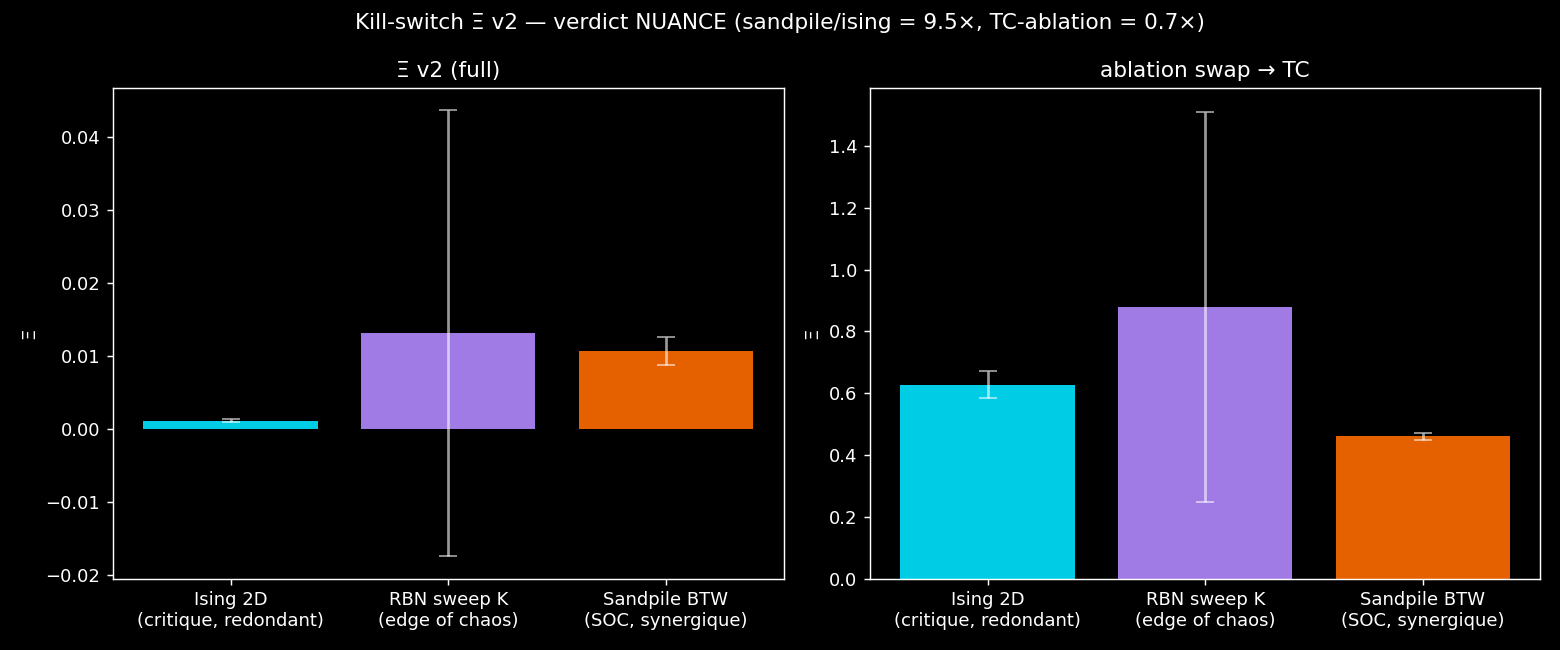

This chart was generated by the following Python code:
"""Ξ v2 — KILL-SWITCH cross-système (pré-enregistré).

HYPOTHÈSE H : Ξ v2 (synergie nette × gate critique × hiérarchie) sépare
  l'émergence vraie (synergie-à-la-criticalité) de la criticalité-sans-émergence.

PRÉDICTIONS PRÉ-ENREGISTRÉES (avant run) :
  P1. Ξ(sandpile SOC)  ≫ Ξ(Ising)      — sandpile = synergie pure (Ω≈−0.5 connu),
                                          Ising Tc = redondance pure (Ω>0 connu).
      Seuil : Ξ_sandpile ≥ 5× Ξ_ising.
  P2. Ξ(RBN sweep K)   > Ξ(Ising)      — synergie nette pique à l'edge K≈2-3.
  P3. ABLATION swap_tc : Ξ_TC(Ising) devient COMPARABLE à Ξ_TC(sandpile)
      (ratio < 5×) → l'ordre s'écrase → la SYNERGIE est la composante load-bearing,
      pas l'intensité d'interaction. Si l'ordre persiste identique sous TC,
      la synergie n'est pas load-bearing → nuance majeure.
  P4. ABLATION no_gate : sur Ising, Ξ change peu (la synergie est ≈0 partout) ;
      le gate est surtout protecteur sur les systèmes à fenêtre (RBN).

RÈGLE DE DÉCISION (déclarée avant run) :
  KEEP H  si P1 et P2 tiennent (séparation > barres d'erreur) et P3 confirme.
  KILL H  si Ξ(Ising) ≥ 0.5 × Ξ(sandpile) → Ξ = détecteur de criticalité déguisé.

Budget : CPU local, ~3-6 min. Seeds : Ising 3, RBN 8, sandpile 6.
"""
import sys
import os
import json
import time
import numpy as np
import matplotlib.pyplot as plt

sys.path.insert(0, os.path.dirname(os.path.dirname(os.path.abspath(__file__))))

from systems.ising2d import simulate as ising_simulate
from systems.sandpile import simulate as sandpile_simulate, fit_powerlaw_exponent
from systems.rbn import make_rbn, attractor_ensemble, derrida_slope
from xi.edge import susceptibility
from xi.hierarchy import blocks_at_scale
from xi.interaction import total_correlation
from xi.observable_v2 import net_synergy, synergy_delta, soft_gate, xi_v2

RESULTS = os.path.join(os.path.dirname(os.path.abspath(__file__)), "xi_v2_killswitch")


# ---------------------------------------------------------------- mesure par niveau

def random_subset_measure(snaps, subset_size=4, n_subsets=120, binarize=None, seed=0):
    """Portée GLOBALE : variables = sites aléatoires distants, samples = snapshots.
    Capture la synergie longue-portée (médiée par avalanches/corrélations critiques)
    que les blocs 2x2 locaux ratent. Conjecture C3 emergetics : le sampler doit
    matcher la portée effective de C. Retourne (s_net moyen, TC moyen, Ω moyen)."""
    flat = np.stack([s.flatten() for s in snaps])           # (n_snap, L*L)
    if binarize == "spin":
        flat = ((flat + 1) // 2).astype(np.int8)
    elif binarize == "z2":
        flat = (flat >= 2).astype(np.int8)
    else:
        flat = flat.astype(np.int8)
    rng = np.random.default_rng(seed)
    N = flat.shape[1]
    deltas, oms, tcs = [], [], []
    for _ in range(n_subsets):
        idx = rng.choice(N, subset_size, replace=False)
        sub = flat[:, idx]
        if sub.std(axis=0).min() < 1e-9:
            continue
        d, om_r, _ = synergy_delta(sub, n_surrogates=5, seed=int(rng.integers(1e6)))
        deltas.append(d)
        oms.append(om_r)
        tcs.append(total_correlation(sub))
    if not deltas:
        return 0.0, 0.0, 0.0
    # moyenne des deltas PUIS floor unique — évite le biais E[max(0, bruit)] > 0
    return max(0.0, float(np.mean(deltas))), float(np.mean(oms)), float(np.mean(tcs))


def levels_from_snapshots(snaps, k_levels=(0, 1, 2), binarize=None, seed=0):
    """Pour chaque échelle k : coarse-grain, blocs 2x2 → (s_net, TC, Ω_réel, Ω_surr)."""
    out = {"s_net": [], "tc": [], "om_real": [], "om_surr": []}
    for k in k_levels:
        blocks = blocks_at_scale(snaps, k=k, block_size=2, rule="majority")
        if blocks is None or blocks.shape[0] < 64:
            for key in out:
                out[key].append(np.nan)
            continue
        if binarize == "spin":
            enc = ((blocks + 1) // 2).astype(np.int8)
        elif binarize == "z2":
            enc = (blocks >= 2).astype(np.int8)
        else:
            enc = blocks.astype(np.int8)
        s_net, om_r, om_s = net_synergy(enc, n_surrogates=4, seed=seed, return_parts=True)
        out["s_net"].append(s_net)
        out["tc"].append(total_correlation(enc))
        out["om_real"].append(om_r)
        out["om_surr"].append(om_s)
    return {key: np.array(val) for key, val in out.items()}


# ---------------------------------------------------------------- Ising

def run_ising(T_grid, L=32, n_seeds=3, n_equil=1200, n_sample=120, gap=5):
    print(f"[ising] L={L} T_grid={list(T_grid)} seeds={n_seeds}")
    per_seed = []
    for seed in range(n_seeds):
        chi = np.zeros(len(T_grid))
        syn = np.zeros((len(T_grid), 3))
        tc = np.zeros((len(T_grid), 3))
        om = np.zeros((len(T_grid), 3))
        syn_g = np.zeros(len(T_grid))
        tc_g = np.zeros(len(T_grid))
        om_g = np.zeros(len(T_grid))
        for i, T in enumerate(T_grid):
            snaps = ising_simulate(L=L, T=T, n_equil=n_equil, n_sample=n_sample,
                                   sample_gap=gap, seed=seed * 100 + i)
            mags = np.array([s.mean() for s in snaps])
            chi[i] = susceptibility(mags, T, L * L)
            lv = levels_from_snapshots(snaps, binarize="spin", seed=seed)
            syn[i], tc[i], om[i] = lv["s_net"], lv["tc"], lv["om_real"]
            syn_g[i], om_g[i], tc_g[i] = random_subset_measure(
                snaps, binarize="spin", seed=seed * 7 + i)
        per_seed.append({"chi": chi, "syn": syn, "tc": tc, "om": om,
                         "syn_g": syn_g, "tc_g": tc_g, "om_g": om_g})
        print(f"  seed {seed} : chi_max={chi.max():.1f} @T={T_grid[np.argmax(chi)]:.3f} "
              f"| Ω@Tc-window={om[np.argmax(chi)]}")
    return per_seed


# ---------------------------------------------------------------- RBN

def omega_subsets(ensemble, subset_size=4, n_subsets=150, seed=0):
    """Ω moyen + TC moyen + s_net moyen sur subsets aléatoires de nœuds."""
    rng = np.random.default_rng(seed)
    N = ensemble.shape[1]
    deltas, oms, tcs = [], [], []
    for _ in range(n_subsets):
        idx = rng.choice(N, subset_size, replace=False)
        sub = ensemble[:, idx]
        if sub.std(axis=0).min() < 1e-9:        # nœud gelé → Ω dégénéré, skip
            continue
        d, om_r, _ = synergy_delta(sub, n_surrogates=5, seed=int(rng.integers(1e6)))
        deltas.append(d)
        oms.append(om_r)
        tcs.append(total_correlation(sub))
    if not deltas:
        return 0.0, 0.0, 0.0
    return max(0.0, float(np.mean(deltas))), float(np.mean(oms)), float(np.mean(tcs))


def run_rbn(K_grid=(1, 2, 3, 4, 5), N=60, n_seeds=8):
    print(f"[rbn] N={N} K_grid={list(K_grid)} seeds={n_seeds}")
    syn = np.zeros((n_seeds, len(K_grid)))
    om = np.zeros((n_seeds, len(K_grid)))
    tc = np.zeros((n_seeds, len(K_grid)))
    derrida = np.zeros((n_seeds, len(K_grid)))
    for s in range(n_seeds):
        for i, K in enumerate(K_grid):
            inputs, tables = make_rbn(N, K, p=0.5, seed=s * 37 + i)
            ens = attractor_ensemble(inputs, tables, K, N, n_init=1500,
                                     t_equil=250, seed=s)
            derrida[s, i] = derrida_slope(inputs, tables, K, N, n_pairs=1000, seed=s)
            syn[s, i], om[s, i], tc[s, i] = omega_subsets(ens, seed=s * 11 + i)
        print(f"  seed {s} : s_net(K)={np.round(syn[s], 4)}")
    return {"syn": syn, "om": om, "tc": tc, "derrida": derrida}


# ---------------------------------------------------------------- Sandpile

def run_sandpile(L=32, n_seeds=6, n_drops=2500):
    print(f"[sandpile] L={L} seeds={n_seeds}")
    rows = []
    for seed in range(n_seeds):
        _, sizes, snaps = sandpile_simulate(L=L, n_drops=n_drops, n_warmup=800, seed=seed)
        tau = fit_powerlaw_exponent(sizes)
        lv = levels_from_snapshots(snaps, binarize="z2", seed=seed)
        syn_g, om_g, tc_g = random_subset_measure(snaps, binarize="z2", seed=seed * 7)
        rows.append({"tau": tau, "syn": lv["s_net"], "tc": lv["tc"], "om": lv["om_real"],
                     "syn_g": syn_g, "tc_g": tc_g, "om_g": om_g})
        print(f"  seed {seed} : tau={tau:.3f} s_net_loc={np.round(lv['s_net'], 4)} "
              f"| GLOBAL s_net={syn_g:.4f} Ω={om_g:.4f}")
    return rows


# ---------------------------------------------------------------- assemblage Ξ

def xi_for_ising(per_seed, variant):
    """Ξ = sup sur portées d'échantillonnage (local blocs / global subsets).
    Incarne le sup_Φ de U(S|F) : l'observable choisit l'opérateur de mesure
    qui révèle le plus de signal net (C3 : sampler doit matcher portée de C)."""
    vals = []
    for ps in per_seed:
        gate = soft_gate(ps["chi"], epsilon=0.3, tau=0.1)
        r_loc = xi_v2(gate, ps["syn"], ps["tc"], **variant)
        r_glo = xi_v2(gate, ps["syn_g"][:, None], ps["tc_g"][:, None], **variant)
        vals.append(max(r_loc["xi"], r_glo["xi"]))
    return vals


def xi_for_rbn(rbn, variant):
    # gate partagé sur l'axe K : χ_info = std inter-seeds de Ω (emergetics C4)
    chi_info_K = rbn["om"].std(axis=0)
    gate = soft_gate(chi_info_K, epsilon=0.3, tau=0.1, smooth=False)
    vals = []
    for s in range(rbn["syn"].shape[0]):
        r = xi_v2(gate, rbn["syn"][s][:, None], rbn["tc"][s][:, None], **variant)
        vals.append(r["xi"])
    return vals, gate, chi_info_K


def xi_for_sandpile(rows, variant):
    vals = []
    for row in rows:
        gate_ok = 1.0 if (1.0 <= row["tau"] <= 2.0) else 0.0   # SOC vérifié par loi puissance
        gate = np.array([gate_ok if variant.get("use_gate", True) else 1.0])
        var = {k: v for k, v in variant.items() if k != "use_gate"}
        r_loc = xi_v2(gate, row["syn"][None, :], row["tc"][None, :], **var)
        r_glo = xi_v2(gate, np.array([[row["syn_g"]]]), np.array([[row["tc_g"]]]), **var)
        vals.append(max(r_loc["xi"], r_glo["xi"]))
    return vals


def main():
    t0 = time.time()
    T_grid = np.array([1.6, 1.9, 2.1, 2.2, 2.27, 2.35, 2.5, 2.8, 3.2])

    ising = run_ising(T_grid)
    rbn = run_rbn()
    sandpile = run_sandpile()

    variants = {
        "full":      dict(use_gate=True, use_hierarchy=True, swap_tc=False),
        "no_gate":   dict(use_gate=False, use_hierarchy=True, swap_tc=False),
        "flat_hier": dict(use_gate=True, use_hierarchy=False, swap_tc=False),
        "swap_tc":   dict(use_gate=True, use_hierarchy=True, swap_tc=True),
    }

    table = {}
    for name, var in variants.items():
        xi_i = xi_for_ising(ising, var)
        xi_r, gate_r, chi_info_K = xi_for_rbn(rbn, var)
        xi_s = xi_for_sandpile(sandpile, var)
        table[name] = {
            "ising":    {"mean": float(np.mean(xi_i)), "std": float(np.std(xi_i)), "vals": xi_i},
            "rbn":      {"mean": float(np.mean(xi_r)), "std": float(np.std(xi_r)), "vals": xi_r},
            "sandpile": {"mean": float(np.mean(xi_s)), "std": float(np.std(xi_s)), "vals": xi_s},
        }

    # -------- verdict pré-enregistré
    full = table["full"]
    eps = 1e-12
    ratio_sand_ising = full["sandpile"]["mean"] / (full["ising"]["mean"] + eps)
    ratio_rbn_ising = full["rbn"]["mean"] / (full["ising"]["mean"] + eps)
    tcv = table["swap_tc"]
    ratio_tc = tcv["sandpile"]["mean"] / (tcv["ising"]["mean"] + eps)

    p1 = ratio_sand_ising >= 5.0
    p2 = full["rbn"]["mean"] > full["ising"]["mean"] + full["ising"]["std"] + full["rbn"]["std"]
    p3 = ratio_tc < 5.0
    kill = full["ising"]["mean"] >= 0.5 * full["sandpile"]["mean"]
    verdict = "KILL" if kill else ("KEEP" if (p1 and p2) else "NUANCE")

    out = {
        "preregistered": {
            "P1_sandpile_ge_5x_ising": bool(p1),
            "P2_rbn_gt_ising_beyond_std": bool(p2),
            "P3_tc_ablation_crushes_separation": bool(p3),
            "ratio_sandpile_over_ising": ratio_sand_ising,
            "ratio_rbn_over_ising": ratio_rbn_ising,
            "ratio_tc_ablation": ratio_tc,
            "verdict": verdict,
        },
        "table": table,
        "rbn_gate_K": gate_r.tolist(),
        "rbn_chi_info_K": chi_info_K.tolist(),
        "rbn_derrida_mean": rbn["derrida"].mean(axis=0).tolist(),
        "T_grid": T_grid.tolist(),
        "runtime_s": time.time() - t0,
    }
    with open(RESULTS + ".json", "w") as f:
        json.dump(out, f, indent=1)

    # -------- figure (fond noir, émissif)
    plt.style.use("dark_background")
    fig, axes = plt.subplots(1, 2, figsize=(12, 5))
    systems = ["ising", "rbn", "sandpile"]
    colors = {"ising": "#00e5ff", "rbn": "#b388ff", "sandpile": "#ff6d00"}
    x = np.arange(len(systems))
    for ax, vname, title in [(axes[0], "full", "Ξ v2 (full)"),
                             (axes[1], "swap_tc", "ablation swap → TC")]:
        means = [table[vname][s]["mean"] for s in systems]
        stds = [table[vname][s]["std"] for s in systems]
        ax.bar(x, means, yerr=stds, capsize=5,
               color=[colors[s] for s in systems], alpha=0.9,
               error_kw=dict(ecolor="white", alpha=0.6))
        ax.set_xticks(x)
        ax.set_xticklabels(["Ising 2D\n(critique, redondant)",
                            "RBN sweep K\n(edge of chaos)",
                            "Sandpile BTW\n(SOC, synergique)"])
        ax.set_title(title, color="white")
        ax.set_ylabel("Ξ")
    fig.suptitle(f"Kill-switch Ξ v2 — verdict {verdict} "
                 f"(sandpile/ising = {ratio_sand_ising:.1f}×, TC-ablation = {ratio_tc:.1f}×)",
                 color="white")
    plt.tight_layout()
    plt.savefig(RESULTS + ".png", dpi=130, facecolor="black")

    print("\n" + "=" * 60)
    for name in variants:
        row = table[name]
        print(f"{name:10s} | " + " | ".join(
            f"{s}: {row[s]['mean']:.4f}±{row[s]['std']:.4f}" for s in systems))
    print(f"P1 (sand ≥ 5× ising) : {p1}  [{ratio_sand_ising:.1f}×]")
    print(f"P2 (rbn > ising+σ)   : {p2}  [{ratio_rbn_ising:.1f}×]")
    print(f"P3 (TC écrase sép.)  : {p3}  [{ratio_tc:.1f}×]")
    print(f"VERDICT : {verdict}  ({time.time() - t0:.0f}s)")


if __name__ == "__main__":
    main()
